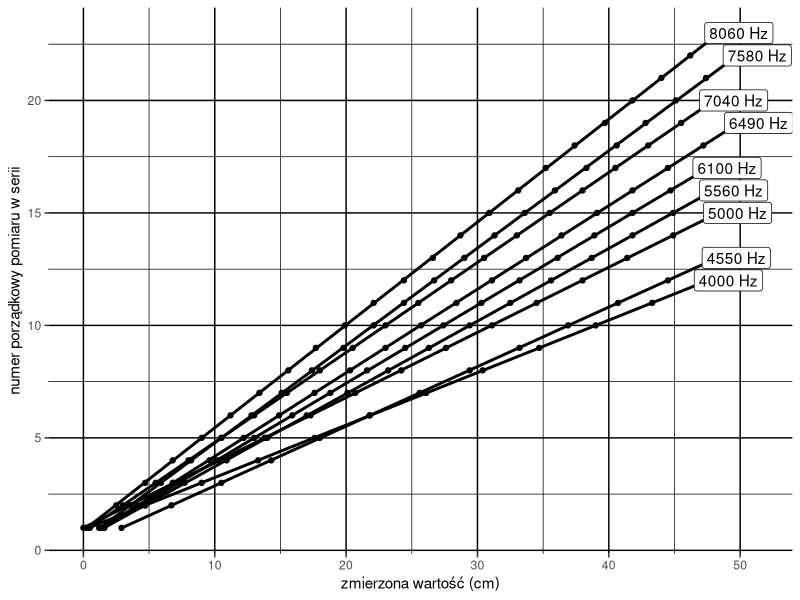
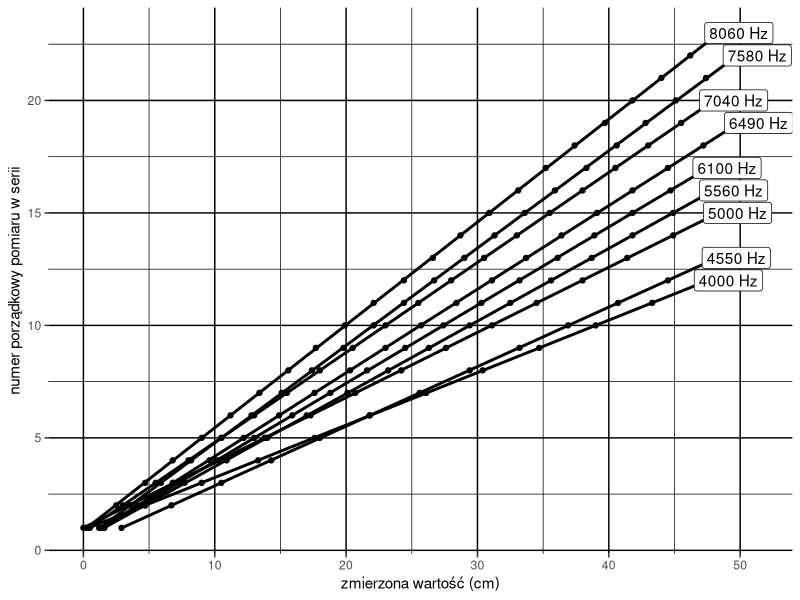

The R source for these figures, in order:
# x1 <- c(
#   0.4,
#   4.7,
#   9,
#   13.3,
#   17.6,
#   21.8,
#   26.1,
#   30.4,
#   34.7,
#   39,
#   43.3,
#   47.6
# )
# 
# x2 <- c(
#   2.9,
# 6.7,
# 10.5,
# 14.3,
# 18,
# 21.8,
# 25.6,
# 29.4,
# 33.2,
# 36.9,
# 40.7,
# 44.5,
# 48.2
# )
# 
# x<-x2
# 
# y <- 1:length(x)
# 
# reg<-lm(x~y)
# reg$coefficients[2]
# summary(reg)
# 
# data_frame(x = x, y= y) |>
#   ggplot(aes(x = x, y = y)) +
#   geom_point() +
#   geom_smooth(method = "lm")

library(dplyr)
library(ggplot2)
library(tidyr)

round_uncertainty <- function(val, uncer) {
  round(val, -floor(log10(uncer)) + 1)
}

df <- read.csv2("lab3/Pomiary.csv")
# Wyliczenia ze wzorów 4-6

freqs_df <- data_frame(series_no = 1:length(df),
           freq = as.numeric(substring(colnames(df), 2))) |>
  mutate(
    period = round(1e6/(freq)),
         freq = 1e6/period,
         range = ifelse(freq<6000,
                        50,
                        20),
         period_uncertainty = sqrt(2*(range/(5*sqrt(3)))^2),
  ) |>
  select(-freq, freq) |>
  mutate(
    freq_uncertainty = 1e6*period_uncertainty/(period^2),
    freq_uncertainty = round_uncertainty(freq_uncertainty, freq_uncertainty ),
    freq = round_uncertainty(freq, freq_uncertainty )
  )
# mutate(podz = period/range)
write.table(freqs_df, "lab3/okresy_i_czest.txt",
            col.names = c("seria","Ts","z(Ts)","u(Ts)","f","u(f)"),
            quote = FALSE, dec = ",", sep = "\t", row.names = FALSE)

colnames(df) <- freqs_df$freq

df |>
  mutate(no_in_series = 1:dim(df)[1], .before = 1) |>
  # View()
  write.table("lab3/odczyty_x.txt",
              col.names = c("Lp","s1","s2","s3","s4","s5","s6","s7","s8","s9"),
              quote = FALSE, dec = ",", sep = "\t", row.names = FALSE,
              na = "")
  
# Wykres
plot_df <- df |>
  mutate(no_in_series = 1:dim(df)[1]) |>
  pivot_longer(-no_in_series, names_to = "series") |>
  # mutate(series = substring(series, 2)) |>
  filter(!is.na(value))
plot_df |>
  ggplot(aes(y = no_in_series, x = value, group = series)) +
  geom_point() +
  geom_smooth(method = "lm", colour = "black") +
  geom_errorbarh(aes(xmin = value - 0.1, xmax = value + 0.1), height = 0) +
  labs(
    y = "numer porządkowy pomiaru w serii",
    x = "zmierzona wartość (cm)"
  ) + 
  theme(
    legend.position = "none",
    panel.background = element_blank(),
    panel.grid = element_line(colour = "black")
  ) +
  geom_label(
    data = (
      plot_df |>
        group_by(series) |> 
        summarise(last = last(value), last_no = last(no_in_series))
    ),
    aes(x = last, y = last_no, label = paste(series, "Hz")),
    nudge_x = 1.5
  )

ggsave("lab3/wykres.pdf", device = cairo_pdf,
       width = 10, height = 6)
